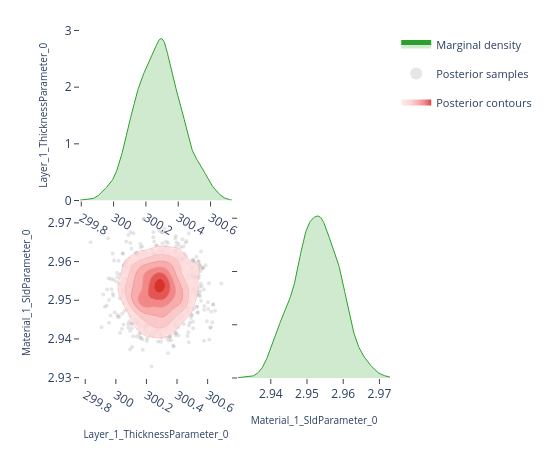

The cell this chart's notebook holds for it:
### Code cell
# ---- Pairwise focus: thickness vs SLD ---------------------------------------
# A 2-parameter corner plot zooms in on the joint posterior for a specific
# pair.  This is the same view the EasyReflectometryApp's "2D Heatmap"
# sub-tab uses to inspect parameter degeneracies.


params_of_interest = ['Layer_1_ThicknessParameter_0', 'Material_1_SldParameter_0']
idx = [posterior.param_names.index(p) for p in params_of_interest]
subset_draws = np.asarray(posterior.draws)[:, idx]

fig = plot_corner(subset_draws, params_of_interest)
fig.show()

### Figure 1 — Plotly figure (JSON) as saved in the notebook; plotly's stock layout.template omitted (floating-point values rounded to 4 significant figures; data arrays with more than 128 entries replaced by an {"elided": "..."} marker saying what was removed)
{"data": [{"fill": "tozeroy", "fillcolor": "rgba(44, 160, 44, 0.22)", "hoverinfo": "skip", "legendgroup": "marginal", "line": {"color": "rgb(44, 160, 44)", "width": 1}, "mode": "lines", "name": "Marginal density", "showlegend": true, "type": "scatter", "x": {"elided": "256 float values"}, "xaxis": "x", "y": {"elided": "256 float values"}, "yaxis": "y"}, {"hoverinfo": "skip", "legendgroup": "scatter", "marker": {"color": "rgba(140, 140, 140, 0.22)", "size": 4}, "mode": "markers", "name": "Posterior samples", "showlegend": true, "type": "scatter", "x": {"elided": "880 float values"}, "xaxis": "x3", "y": {"elided": "880 float values"}, "yaxis": "y3", "zorder": 0}, {"colorscale": [[0.0, "rgba(255, 224, 224, 0.62)"], [0.35, "rgba(250, 188, 188, 0.70)"], [0.6, "rgba(245, 148, 148, 0.78)"], [0.82, "rgba(237, 104, 104, 0.84)"], [1.0, "rgba(215, 48, 39, 0.90)"]], "connectgaps": false, "contours": {"coloring": "fill", "end": 168.3, "showlabels": false, "showlines": false, "size": 26.57, "start": 35.43}, "hoverinfo": "skip", "legendgroup": "contour", "name": "Posterior contours", "showlegend": true, "showscale": false, "type": "contour", "x": [299.8, 299.8, 299.8, 299.8, 299.8, 299.9, 299.9, 299.9, 299.9, 299.9, 299.9, 299.9, 299.9, 299.9, 300.0, 300.0, 300.0, 300.0, 300.0, 300.0, 300.0, 300.0, 300.1, 300.1, 300.1, 300.1, 300.1, 300.1, 300.1, 300.1, 300.1, 300.2, 300.2, 300.2, 300.2, 300.2, 300.2, 300.2, 300.2, 300.3, 300.3, 300.3, 300.3, 300.3, 300.3, 300.3, 300.3, 300.4, 300.4, 300.4, 300.4, 300.4, 300.4, 300.4, 300.4, 300.4, 300.5, 300.5, 300.5, 300.5, 300.5, 300.5, 300.5, 300.5, 300.6, 300.6, 300.6, 300.6, 300.6, 300.6, 300.6, 300.6, 300.6, 300.7, 300.7, 300.7, 300.7, 300.7, 300.7, 300.7], "xaxis": "x3", "y": [2.931, 2.932, 2.932, 2.933, 2.933, 2.934, 2.934, 2.935, 2.935, 2.936, 2.936, 2.937, 2.937, 2.938, 2.938, 2.939, 2.939, 2.94, 2.941, 2.941, 2.942, 2.942, 2.943, 2.943, 2.944, 2.944, 2.945, 2.945, 2.946, 2.946, 2.947, 2.947, 2.948, 2.948, 2.949, 2.95, 2.95, 2.951, 2.951, 2.952, 2.952, 2.953, 2.953, 2.954, 2.954, 2.955, 2.955, 2.956, 2.956, 2.957, 2.958, 2.958, 2.959, 2.959, 2.96, 2.96, 2.961, 2.961, 2.962, 2.962, 2.963, 2.963, 2.964, 2.964, 2.965, 2.965, 2.966, 2.967, 2.967, 2.968, 2.968, 2.969, 2.969, 2.97, 2.97, 2.971, 2.971, 2.972, 2.972, 2.973], "yaxis": "y3", "z": {"elided": "80x80 float values"}, "zmax": 168.3, "zmin": 35.43, "zorder": 1}, {"colorscale": [[0.0, "rgba(250, 188, 188, 0.94)"], [0.35, "rgba(250, 188, 188, 0.94)"], [0.35, "rgba(245, 148, 148, 0.95)"], [0.6, "rgba(245, 148, 148, 0.95)"], [0.6, "rgba(237, 104, 104, 0.96)"], [0.82, "rgba(237, 104, 104, 0.96)"], [0.82, "rgba(215, 48, 39, 0.98)"], [1.0, "rgba(215, 48, 39, 0.98)"]], "contours": {"coloring": "lines", "end": 168.3, "showlabels": false, "size": 26.57, "start": 35.43}, "hoverinfo": "skip", "legendgroup": "contour", "line": {"width": 0.9}, "showlegend": false, "showscale": false, "type": "contour", "x": [299.8, 299.8, 299.8, 299.8, 299.8, 299.9, 299.9, 299.9, 299.9, 299.9, 299.9, 299.9, 299.9, 299.9, 300.0, 300.0, 300.0, 300.0, 300.0, 300.0, 300.0, 300.0, 300.1, 300.1, 300.1, 300.1, 300.1, 300.1, 300.1, 300.1, 300.1, 300.2, 300.2, 300.2, 300.2, 300.2, 300.2, 300.2, 300.2, 300.3, 300.3, 300.3, 300.3, 300.3, 300.3, 300.3, 300.3, 300.4, 300.4, 300.4, 300.4, 300.4, 300.4, 300.4, 300.4, 300.4, 300.5, 300.5, 300.5, 300.5, 300.5, 300.5, 300.5, 300.5, 300.6, 300.6, 300.6, 300.6, 300.6, 300.6, 300.6, 300.6, 300.6, 300.7, 300.7, 300.7, 300.7, 300.7, 300.7, 300.7], "xaxis": "x3", "y": [2.931, 2.932, 2.932, 2.933, 2.933, 2.934, 2.934, 2.935, 2.935, 2.936, 2.936, 2.937, 2.937, 2.938, 2.938, 2.939, 2.939, 2.94, 2.941, 2.941, 2.942, 2.942, 2.943, 2.943, 2.944, 2.944, 2.945, 2.945, 2.946, 2.946, 2.947, 2.947, 2.948, 2.948, 2.949, 2.95, 2.95, 2.951, 2.951, 2.952, 2.952, 2.953, 2.953, 2.954, 2.954, 2.955, 2.955, 2.956, 2.956, 2.957, 2.958, 2.958, 2.959, 2.959, 2.96, 2.96, 2.961, 2.961, 2.962, 2.962, 2.963, 2.963, 2.964, 2.964, 2.965, 2.965, 2.966, 2.967, 2.967, 2.968, 2.968, 2.969, 2.969, 2.97, 2.97, 2.971, 2.971, 2.972, 2.972, 2.973], "yaxis": "y3", "z": {"elided": "80x80 float values"}, "zmax": 168.3, "zmin": 35.43, "zorder": 2}, {"fill": "tozeroy", "fillcolor": "rgba(44, 160, 44, 0.22)", "hoverinfo": "skip", "legendgroup": "marginal", "line": {"color": "rgb(44, 160, 44)", "width": 1}, "mode": "lines", "name": "Marginal density", "showlegend": false, "type": "scatter", "x": {"elided": "256 float values"}, "xaxis": "x4", "y": {"elided": "256 float values"}, "yaxis": "y4"}], "layout": {"height": 450, "legend": {"font": {"size": 11}, "itemsizing": "constant", "orientation": "v", "x": 1.02, "xanchor": "left", "y": 1.0, "yanchor": "top"}, "margin": {"b": 60, "l": 80, "r": 160, "t": 30}, "plot_bgcolor": "white", "showlegend": true, "width": 550, "xaxis": {"anchor": "y", "domain": [0.0, 0.49], "showgrid": false, "ticks": "outside", "zeroline": false}, "xaxis2": {"anchor": "y2", "domain": [0.51, 1.0], "showgrid": false, "ticks": "outside", "visible": false, "zeroline": false}, "xaxis3": {"anchor": "y3", "domain": [0.0, 0.49], "showgrid": false, "ticks": "outside", "title": {"font": {"size": 10}, "text": "Layer_1_ThicknessParameter_0"}, "zeroline": false}, "xaxis4": {"anchor": "y4", "domain": [0.51, 1.0], "showgrid": false, "ticks": "outside", "title": {"font": {"size": 10}, "text": "Material_1_SldParameter_0"}, "zeroline": false}, "yaxis": {"anchor": "x", "domain": [0.51, 1.0], "showgrid": false, "ticks": "outside", "title": {"font": {"size": 10}, "text": "Layer_1_ThicknessParameter_0"}, "zeroline": false}, "yaxis2": {"anchor": "x2", "domain": [0.51, 1.0], "showgrid": false, "ticks": "outside", "visible": false, "zeroline": false}, "yaxis3": {"anchor": "x3", "domain": [0.0, 0.49], "showgrid": false, "ticks": "outside", "title": {"font": {"size": 10}, "text": "Material_1_SldParameter_0"}, "zeroline": false}, "yaxis4": {"anchor": "x4", "domain": [0.0, 0.49], "showgrid": false, "showticklabels": false, "ticks": "outside", "zeroline": false}}}
